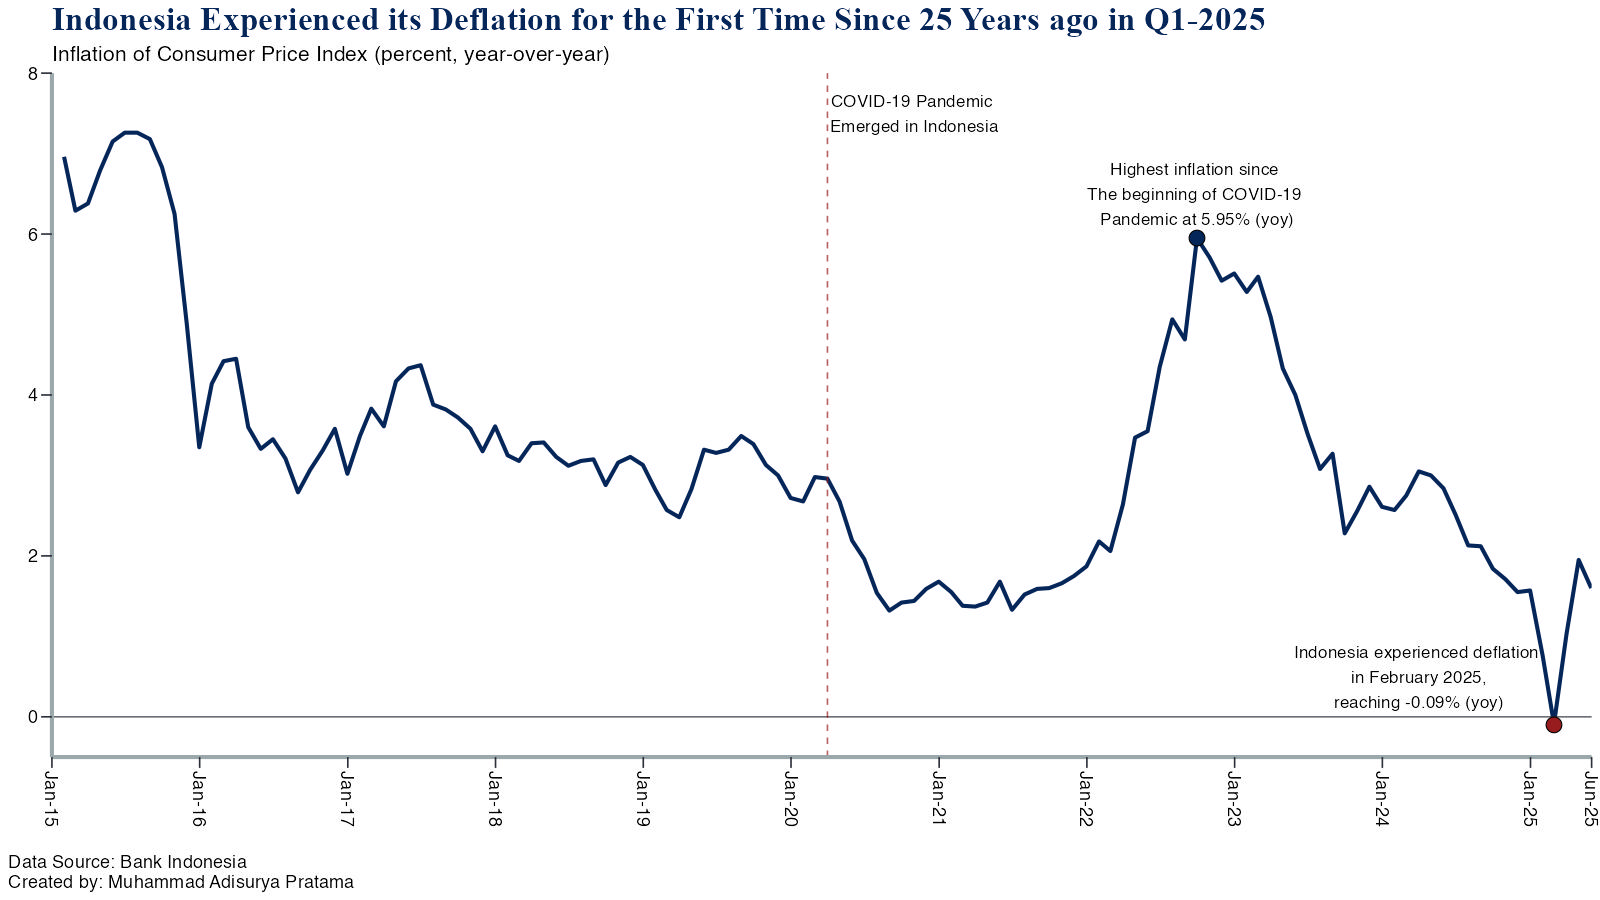

Write the R code that produced this figure.
# Indonesia Headline Inflation
# This code objective is to visualize Indonesia's headline inflation trend
# over a decade of data, starting from January 2015 until the most recent one (May 2025)

# Load packages
library(ggplot2)
library(tidyverse)
library(readxl)

# Import and view data
idn_inf <- read_excel("Data/Indonesia Headline Inflation.xlsx", sheet = "data")
idn_inf

# Assess variable class
class(idn_inf$month_date)         # data class for month_date
class(idn_inf$headline_inflation) # data class for headline_inflation

# Convert month_date data type into Date data
idn_inf <- idn_inf %>%
  mutate(month_date = as.Date(month_date))
class(idn_inf$month_date) # re-assess data type

# Visualize time series chart for headline inflation with ggplot2
vis_inf <- ggplot(data = idn_inf,
                  mapping = aes(x = month_date,
                                y = headline_inflation)) +
  geom_line(color = "#052659", linewidth = 1.25) +
  geom_hline(yintercept = 0, color = "#2C2F38", linewidth = 0.5, alpha = 0.70) +
  geom_vline(xintercept = as.Date("2020-03-31"), color = "#971C1E", linewidth = 0.5,
             linetype = 2, alpha = 0.70) +
  labs(
    title = "Indonesia Experienced its Deflation for the First Time Since 25 Years ago in Q1-2025",
    subtitle = "Inflation of Consumer Price Index (percent, year-over-year)",
    x = "",
    y = "",
    caption = "Data Source: Bank Indonesia\nCreated by: Muhammad Adisurya Pratama"
  ) +
  scale_x_date(
    expand = c(0, 0),
    date_labels = "%b-%y",
    breaks = unique(c(seq.Date(from = as.Date("2015-01-01"),
                               to = as.Date("2025-07-01"),
                               by = "1 year"),
                      as.Date("2025-07-01"))),
    limit = c(as.Date("2015-01-01"), as.Date("2025-07-01"))
  )+
  scale_y_continuous(
    expand = c(0, 0), limits = c(-0.5, 8),
    breaks = seq(0, 8, by = 2)
  ) +
  annotate(geom = "point", x = as.Date("2022-09-30"), y = 5.95,
           size = 4.5, shape = 21, fill = "#052659") +
  annotate(geom = "text", x = as.Date("2022-09-30"), y = 6.50,
           label = "Highest inflation since \nThe beginning of COVID-19 \nPandemic at 5.95% (yoy)",
           family = "Helvetica",
           color = "#000000",
           size = 4) +
  annotate(geom = "point", x = as.Date("2025-02-28"), y = -0.1,
           size = 4.5, shape = 21, fill = "#971C1E") +
  annotate(geom = "text", x = as.Date("2024-03-31"), y = 0.5,
           label = "Indonesia experienced deflation \nin February 2025,\nreaching -0.09% (yoy)",
           family = "Helvetica",
           color = "#000000",
           size = 4) +
  annotate(geom = "text", x = as.Date("2020-10-31"), y = 7.5,
           label = "COVID-19 Pandemic \nEmerged in Indonesia",
           family = "Helvetica",
           color = "#000000",
           size = 4) +
  theme(
    plot.background = element_rect(fill = "#FFFFFF"),
    panel.background = element_rect(fill = "#FFFFFF"),
    panel.grid = element_blank(),
    plot.title = element_text(family = "Times New Roman", face = "bold",
                              color = "#052659", size = 22),
    plot.subtitle = element_text(family = "Helvetica", color = "#000000",
                                 size = 14),
    plot.caption = element_text(family = "Helvetica", color = "#000000",
                                size = 12, hjust = 0),
    plot.caption.position = "plot",
    axis.text.x = element_text(family = "Helvetica", color = "#000000",
                               size = 12, angle = -90, vjust = 0.5),
    axis.text.y = element_text(family = "Helvetica", color = "#000000",
                               size = 12),
    axis.line = element_line(color = "#9BA8AB", linewidth = 1.25),
    axis.ticks.length = unit(0.25, "cm"),
    axis.ticks = element_line(color = "#2C2F38")
  )

# View Indonesia's Headline Inflation time series chart
vis_inf

# Save Indonesia Headline Inflation chart
ggsave(
  "Indonesia Headline Inflation.jpeg",
  plot = vis_inf,
  width = 1600,
  height = 900,
  units = "px",
  dpi = 110
)
